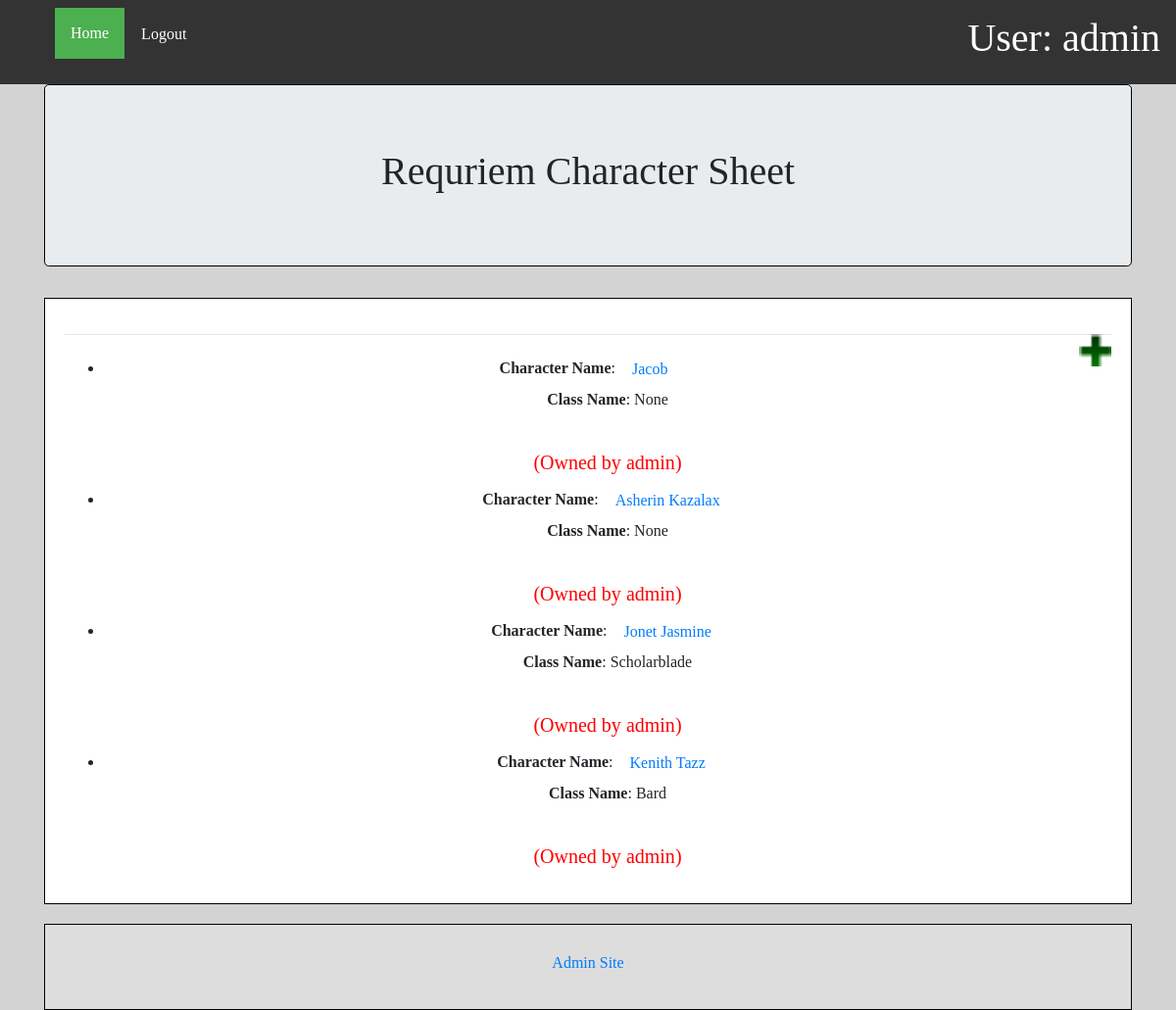
Before: / (signed in) with the older database file.
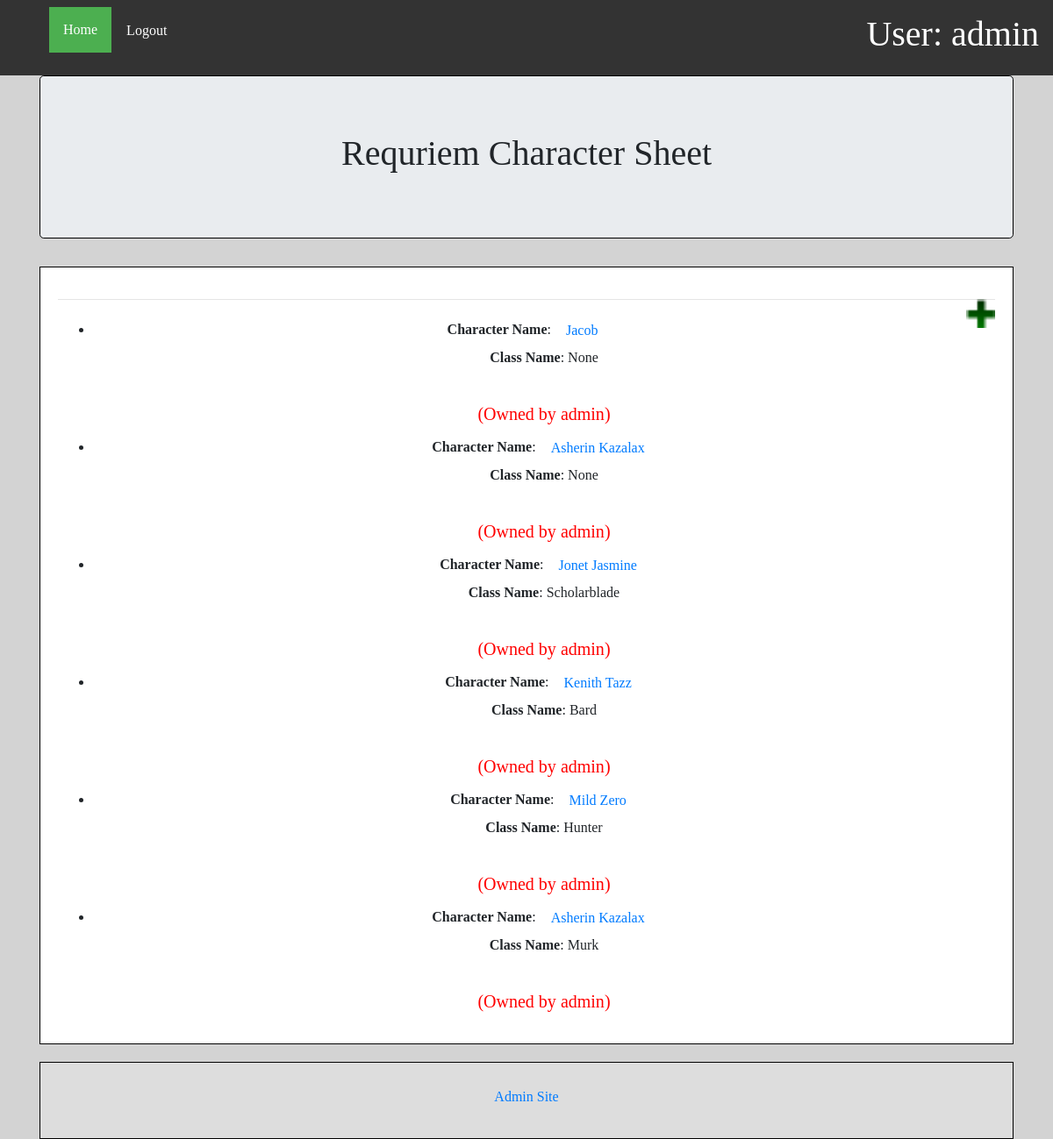
After: the same page with the newer database file.
### StoryApp/models.py (models this page shows, shortened)
class PlayerCharacterModel(models.Model):
    full_name = models.CharField(max_length=50, null=True)
    current_gold = models.IntegerField(default=0,)
    username = models.ForeignKey(User, on_delete=models.SET_NULL, null=True, blank=True,)
    strength = models.IntegerField(default=0)
    magic = models.IntegerField(default=0)
    skill = models.IntegerField(default=0)
    speed = models.IntegerField(default=0)
    faith = models.IntegerField(default=0)
    resistance = models.IntegerField(default=0)
    defence = models.IntegerField(default=0)
    constitution = models.IntegerField(default=0)
    movement = models.IntegerField(default=0)
    classFK = models.ForeignKey(CharacterClassesModel, on_delete=models.SET_NULL, null=True, blank=True)

class CharacterClassesModel(models.Model):
    class_name = models.CharField(max_length=200,)
    hit_points = models.IntegerField(default=0)
    strength = models.IntegerField(default=0)
    magic = models.IntegerField(default=0)
    skill = models.IntegerField(default=0)
    speed = models.IntegerField(default=0)
    faith = models.IntegerField(default=0)
    resistance = models.IntegerField(default=0)
    defence = models.IntegerField(default=0)
    constitution = models.IntegerField(default=0)
    movement = models.IntegerField(default=0, null=True)
    description = models.TextField(max_length=1000,null=True)
    def __str__(self):
        return self.class_name

### StoryApp/views.py (the view)
# urls.py: path('', views.userindex, name='userindex'),
@login_required
def userindex(request):
    form_list = PlayerCharacterModel.objects.filter(username=request.user)
    context = {'form_list': form_list, }
    return render(request, 'StoryApp/index.html', context)

### StoryApp/templates/StoryApp/index.html (shortened to what this page needs)
{% extends "StoryApp/base.html" %}
{% block navi %}
    <li class="logout" align="right">
        <a href="{% url 'logout' %}" class="btn btn-link">Logout</a>
    </li>
{% endblock %}
{% block maininfo %}
{% if form_list %}
<div align="center">
    <a href="{% url 'post_new' %}"><img align="right" src="../../static/StoryApp/images/plus.png" height="33" width="33" title="Add New Family Account"/></a>
    <hr/>
</div>
<ul>
    {% for eachItem in form_list %}
    <li><b>Character Name</b>: <a href="{% url 'detail' pk=eachItem.pk %}" class="btn btn-link">{{ eachItem.full_name }}</a>
        <p><b>Class Name</b>: {{ eachItem.classFK }}
        </li>
    <br/>
    {% if user.is_authenticated %}
    {% if user.username == 'admin' %}
    <div style="color: red">
        <h5>
            (Owned by {{ eachItem.username }})
        </h5>
    </div>
    {% elif user.username == 'student' %}
    <div style="color: red">
        <h5>
            (Owned by {{ eachItem.username }})
        </h5>
    </div>
    {% endif %}
    {% endif %}
    {% endfor %}
</ul>
{% else %}
<div align="center">
    <a href="{% url 'post_new' %}"><img align="right" src="../../static/StoryApp/images/plus.png" height="33" width="33" title="Add New Family Account"/></a>
    <hr/>
</div>
<h1 align="center">Add a Character</h1>
{% endif %}
{% endblock %}
{% block footer %}
{% if user.is_authenticated %}
{% if user.username == 'admin' %}
<div align="center">
    <footer>
        <h5>
            <a href="{% url 'admin:index' %}" class="btn btn-link" target="_blank">Admin Site</a>
        </h5>
    </footer>
</div>
{% else %}
<h5> || A NightxGamer Website || </h5>
{% endif %}
{% endif %}
{% endblock %}

Changed rows visible on the page:
added PlayerCharacterModel: full_name "Mild Zero", classFK "Hunter", username "admin"
added PlayerCharacterModel: full_name "Asherin Kazalax", classFK "Murk", username "admin"
